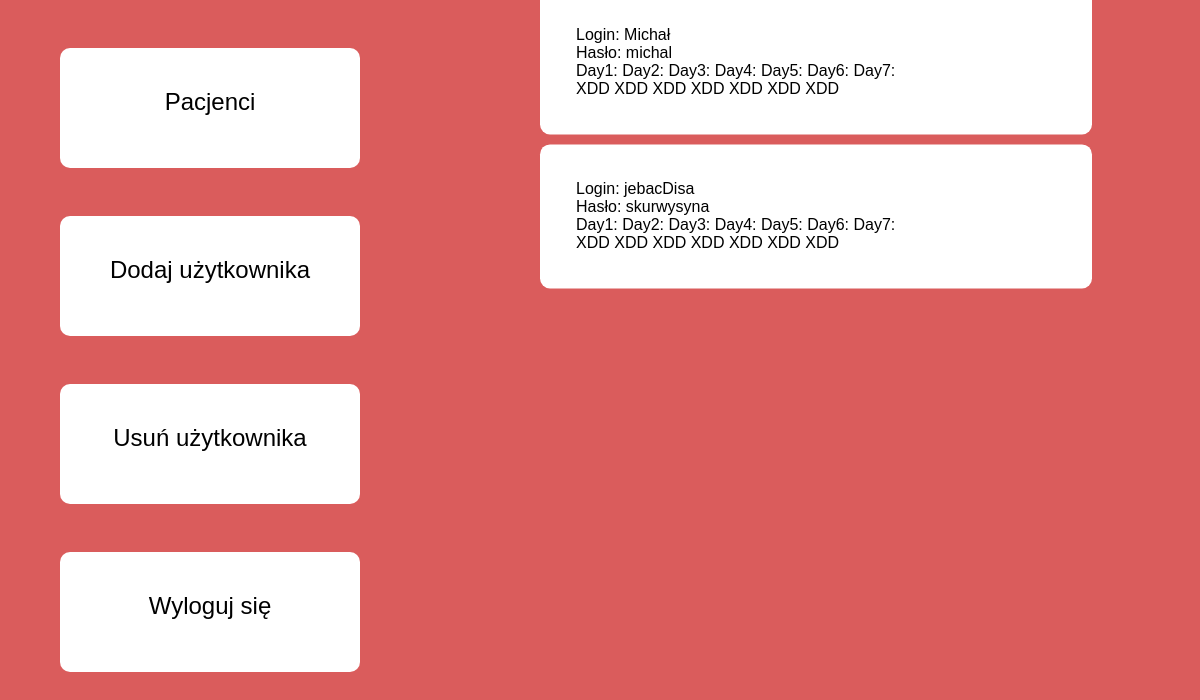
/users, run on an earlier commit of the app's database.
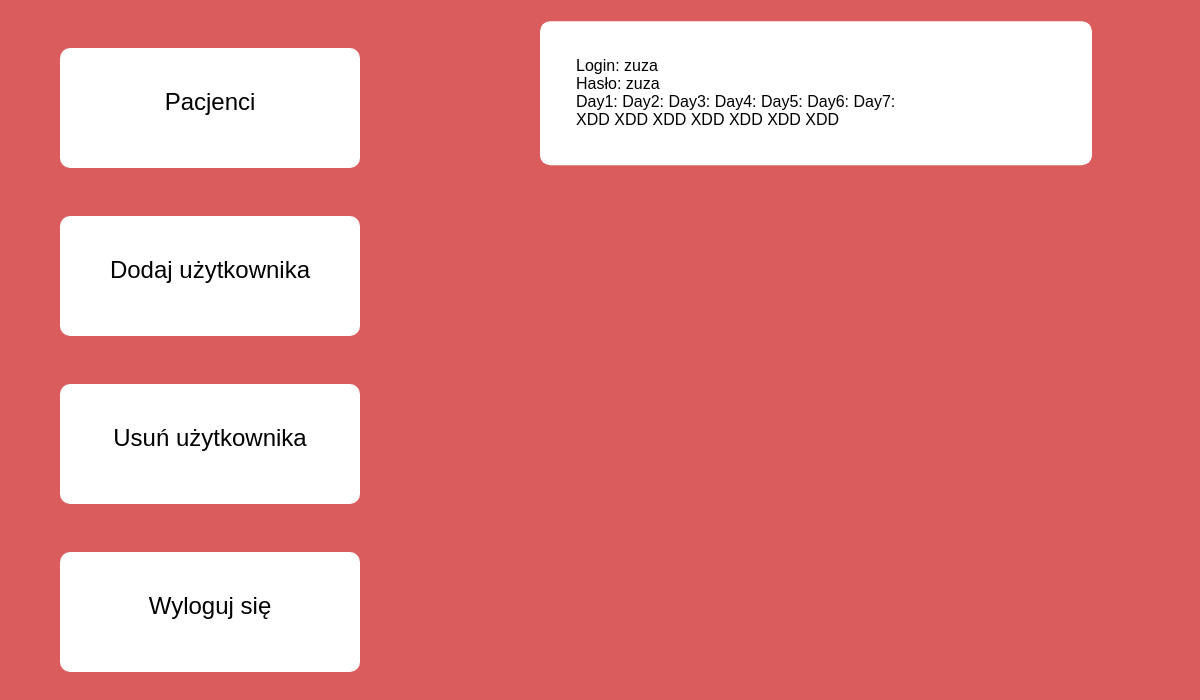
And on a later commit of the database.
### neuro/modules.py (models this page shows, shortened)
class User(db.Model,UserMixin):
    id = db.Column(db.Integer, primary_key=True)
    username = db.Column(db.String(20), unique=True, nullable=False)
    password = db.Column(db.String(60), nullable=False)
    answers = db.relationship('Answer', backref='author', lazy=True)

### neuro/routes.py (the view)
@app.route('/users')
def users():
    users = User.query.all()
    return render_template('users.html',users=users)

### neuro/templates/users.html
{% extends "admin.html" %}
{% block content %}
{% for user in users %}
<div class="contentUsers">
    <div class="Userbox">
    <div class="login">Login: {{user.username}}</div>
    <div class="passwordUser"> Hasło: {{user.password}}</div>
    <div class="AnswersDays">Day1:  Day2:  Day3:  Day4:  Day5:  Day6:  Day7: </div>
    <div class="answers">XDD XDD XDD XDD XDD XDD XDD</div>
</div>
</div>
{% endfor %}
{% endblock content %}

### neuro/templates/admin.html (shortened to what this page needs)
<!DOCTYPE html>
<html>
<head>
    <link rel="stylesheet" href="{{ url_for('static', filename='admin.css') }}">
</head>
<body>
        <div class="container">
          <div class='elements'>
          <a href="/users">Pacjenci</a>
          </div>
          <div class='elements'>
          <a href="/add">Dodaj użytkownika</a>
          </div>
          <div class='elements'>
          <a href="/delete">Usuń użytkownika</a>
          </div>
          <div class='elements'>
          <a href="/login">Wyloguj się</a>
          </div>
        </div>
   {% block content %}{% endblock %}
</body>
</html>

### neuro/static/admin.css (style rules this page uses)
* { padding:0; margin: 0; }
body { background-color: #DA5C5C; font-family: Arial; }
.container { display:grid; grid-template-columns: 1fr; grid-template-rows: 1fr 1fr 1fr 1fr; }
.elements { max-width: 25%; margin-top: 6vh; font-size: 2vw; padding-top: 5vh; background-color: white; text-align: center; height: 10vh; margin-left: 5vw; border-radius: 10px; }
.elements a { text-decoration: none; color:black; }
.contentUsers { display: grid; grid-template-columns: 1fr; grid-template-rows: auto; max-width: 40vw; padding: 3vw; transform: translate(45vw, -80vh); background-color: white; margin-top: 10px; border-radius: 10px; }

What changed in the data, as far as the page shows it:
removed User: username "Michał", password "michal"
removed User: username "jebacDisa", password "skurwysyna"
added User: username "zuza", password "zuza"
